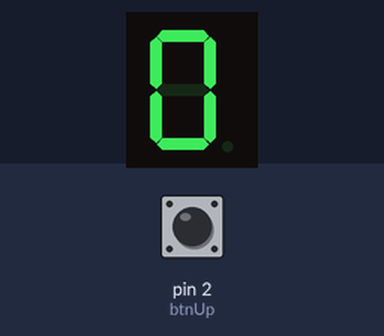
Recording of a sketch running on a simulated Arduino Uno, built with avr-gcc and run on an emulated ATmega328P. On the bench: 1-digit seven-segment display. Wiring (inferred from the names in the program): 1-digit 7-segment display, segments lit when LOW: segments pin 7, pin 6, pin 5, pin 11, pin 10, pin 8, pin 9, pin 4. The inputs (shaded band) are chosen by the test bench; at power-on: pin 2 (btnUp) HIGH. The segment pins are drawn as the display they are named for.

Above: at 1.2 s.
1.3 s: pin 2 (btnUp) pulled LOW for 0.15 s
At 2.1 s:
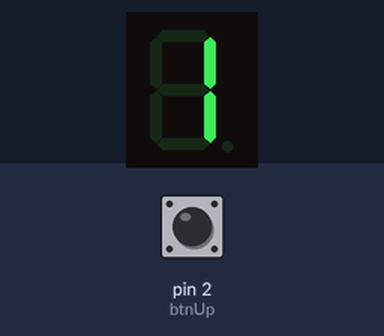
2.9 s: pin 2 (btnUp) pulled LOW for 1 s
At 3.3 s:
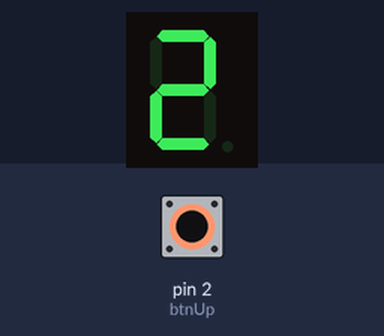
5.4 s: pin 2 (btnUp) pulled LOW for 0.15 s
At 6.4 s:
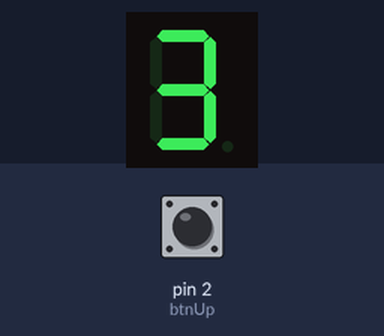
7.0 s: pin 2 (btnUp) pulled LOW for 1 s
At 7.6 s:
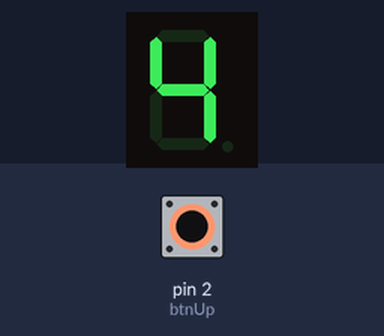
Timing chart, 0 to 10.0 s (numbered marks = the images above; inputs shaded):
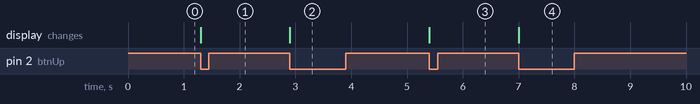

The sketch:

counter-sevensegment.ino
```cpp
#include <Arduino.h>

const int segmentPins[8] = {7, 6, 5, 11, 10, 8, 9, 4};

const int btnUp = 2;

byte digitPattern[16][8] = {
    {1, 1, 1, 1, 1, 1, 0, 0},
    {0, 1, 1, 0, 0, 0, 0, 0},
    {1, 1, 0, 1, 1, 0, 1, 0},
    {1, 1, 1, 1, 0, 0, 1, 0},
    {0, 1, 1, 0, 0, 1, 1, 0},
    {1, 0, 1, 1, 0, 1, 1, 0},
    {1, 0, 1, 1, 1, 1, 1, 0},
    {1, 1, 1, 0, 0, 0, 0, 0},
    {1, 1, 1, 1, 1, 1, 1, 0},
    {1, 1, 1, 1, 0, 1, 1, 0},
    {1, 1, 1, 0, 1, 1, 1, 0},
    {0, 0, 1, 1, 1, 1, 1, 0},
    {1, 0, 0, 1, 1, 1, 0, 0},
    {0, 1, 1, 1, 1, 0, 1, 0},
    {1, 0, 0, 1, 1, 1, 1, 0},
    {1, 0, 0, 0, 1, 1, 1, 0}};

int currentDigit = 0;

bool lastUpState = HIGH;

void displayDigit(int num)
{
    for (int i = 0; i < 8; i++)
    {
        digitalWrite(segmentPins[i], !digitPattern[num][i]);
    }
}

void setup()
{
    for (int i = 0; i < 8; i++)
    {
        pinMode(segmentPins[i], OUTPUT);
    }
    pinMode(btnUp, INPUT_PULLUP);
    displayDigit(currentDigit);
}

void loop()
{
    bool upState = digitalRead(btnUp);
    if (lastUpState == HIGH && upState == LOW)
    {
        currentDigit++;
        if (currentDigit > 15)
            currentDigit = 0;
        displayDigit(currentDigit);
    }
    lastUpState = upState;
}
```

Measured:
- after the input at 1.3 s, the display: changes at once (image 1)
- after the input at 2.9 s, the display: changes at once (image 2)
- after the input at 5.4 s, the display: changes at once (image 3)
- after the input at 7.0 s, the display: changes at once (image 4)
